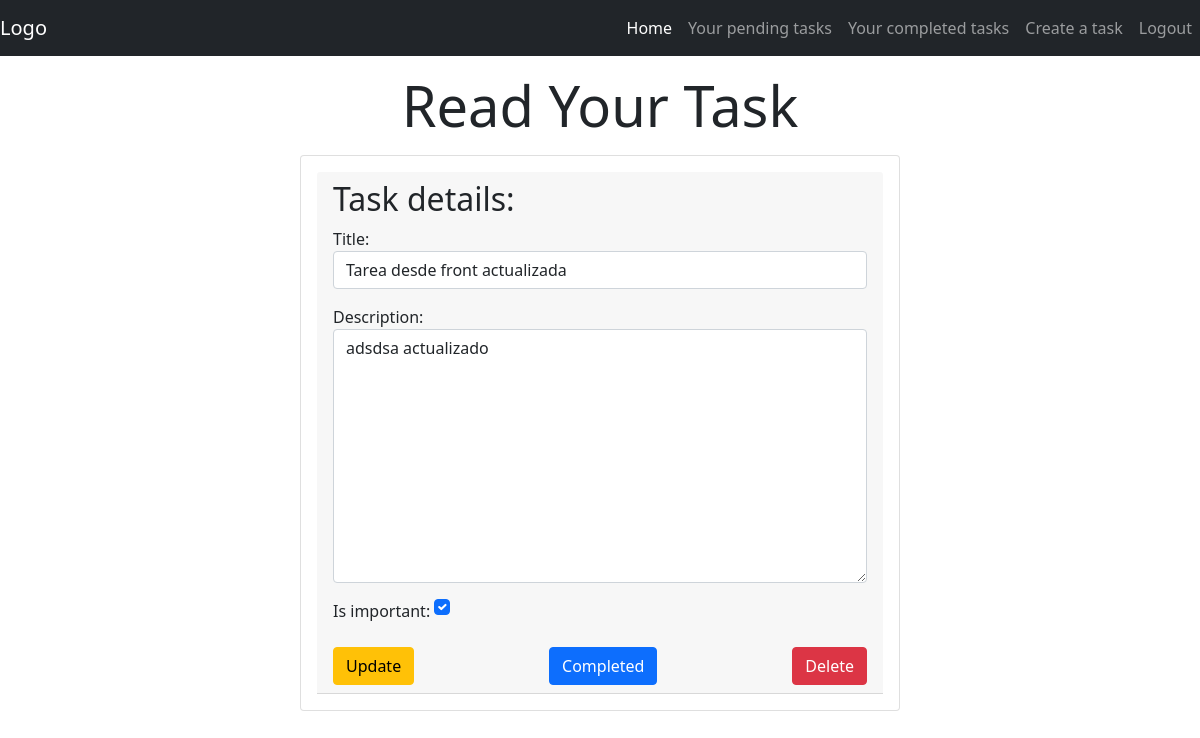
/tasks/2/ (signed in), run on the app's committed database.
### tasks/models.py (models this page shows, shortened)
class Task(models.Model):
    title = models.CharField(max_length=100)
    description = models.TextField(blank=True)
    date_created = models.DateTimeField(auto_now_add=True)
    date_completed= models.DateTimeField(null=True, blank=True)
    is_important = models.BooleanField(default=False)
    user = models.ForeignKey(User, on_delete=models.CASCADE)#on delete para que si se elimina el usuario, se elimina la tarea tambien

### tasks/views.py (the view, shortened to what this page needs)
# urls.py: path('tasks/<int:task_id>/',views.read_task,name='readtask'),
@login_required
def read_task(request,task_id):
    if request.method == 'GET':
        task=get_object_or_404(Task,pk=task_id, user=request.user)# solicito el modelo Task y busca el dato donde el pk sea igual a task_id Y si no esta tira error 404
        form = CreateTaskForm(instance=task)
        return render (request,'readtask.html',{
            'task':task,
            'form':form
        })

### tasks/forms.py
class CreateTaskForm(forms.ModelForm):
    class Meta:
        model = Task
        fields=['title','description','is_important']
        widgets = {
            'title': forms.TextInput(attrs={'class':'form-control mb-3'}),
            'description': forms.Textarea(attrs={'class':'form-control mb-3', 'placeholder':'Describe the details of your task.'}),
            'is_important': forms.CheckboxInput(attrs={'class':'form-check-input m-auto mb-3'}),
        }

### tasks/templates/readtask.html (shortened to what this page needs)
    {% extends 'base.html' %}
    {% block content %}
                <h1 class="display-4 text-center mt-3 mb-3">Read Your Task</h1>
<main class="card mx-auto" style="width:50%;">
    <div class="card-body">
                <div class="card-header">
                <h2>Task details:</h2>
                    <form  method="POST">
                    {{form.as_p}}
                    <div class="d-flex justify-content-between">
                    <button class="btn btn-warning">Update</button>
                    </form>
                    <form action="{% url 'task_completed' task.id %}" method="POST">
                    <button class="btn btn-primary">Completed</button>
                    </form>
                    <form action="{% url 'delete_task' task.id %}" method="POST">
                    <button class="btn btn-danger">Delete</button>
                    </form>
                </div>
        </div>
</main>
    {% endblock %}

### data on the page
Task: title "Tarea desde front actualizada", description "adsdsa actualizado", is_important "☑"
